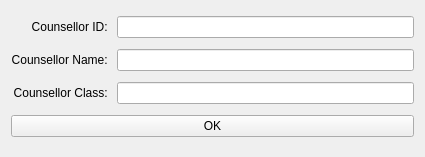
<?xml version="1.0" encoding="UTF-8"?>
<ui version="4.0">
 <class>CounsellorInfoForm</class>
 <widget class="QWidget" name="CounsellorInfoForm">
  <property name="geometry">
   <rect>
    <x>0</x>
    <y>0</y>
    <width>425</width>
    <height>157</height>
   </rect>
  </property>
  <property name="windowTitle">
   <string>Form</string>
  </property>
  <layout class="QGridLayout" name="gridLayout">
   <item row="1" column="0">
    <widget class="QLabel" name="label">
     <property name="text">
      <string>Counsellor Name: </string>
     </property>
     <property name="alignment">
      <set>Qt::AlignRight|Qt::AlignTrailing|Qt::AlignVCenter</set>
     </property>
    </widget>
   </item>
   <item row="4" column="0" colspan="2">
    <widget class="QPushButton" name="btnConfirm">
     <property name="text">
      <string>OK</string>
     </property>
    </widget>
   </item>
   <item row="1" column="1">
    <widget class="QLineEdit" name="txtCounsellorName"/>
   </item>
   <item row="3" column="1">
    <widget class="QLineEdit" name="txtCounsellorClass"/>
   </item>
   <item row="3" column="0">
    <widget class="QLabel" name="label_3">
     <property name="text">
      <string>Counsellor Class: </string>
     </property>
     <property name="alignment">
      <set>Qt::AlignRight|Qt::AlignTrailing|Qt::AlignVCenter</set>
     </property>
    </widget>
   </item>
   <item row="0" column="0">
    <widget class="QLabel" name="label_2">
     <property name="text">
      <string>Counsellor ID: </string>
     </property>
     <property name="alignment">
      <set>Qt::AlignRight|Qt::AlignTrailing|Qt::AlignVCenter</set>
     </property>
    </widget>
   </item>
   <item row="0" column="1">
    <widget class="QLineEdit" name="txtCounsellorID"/>
   </item>
  </layout>
 </widget>
 <resources/>
 <connections/>
</ui>
